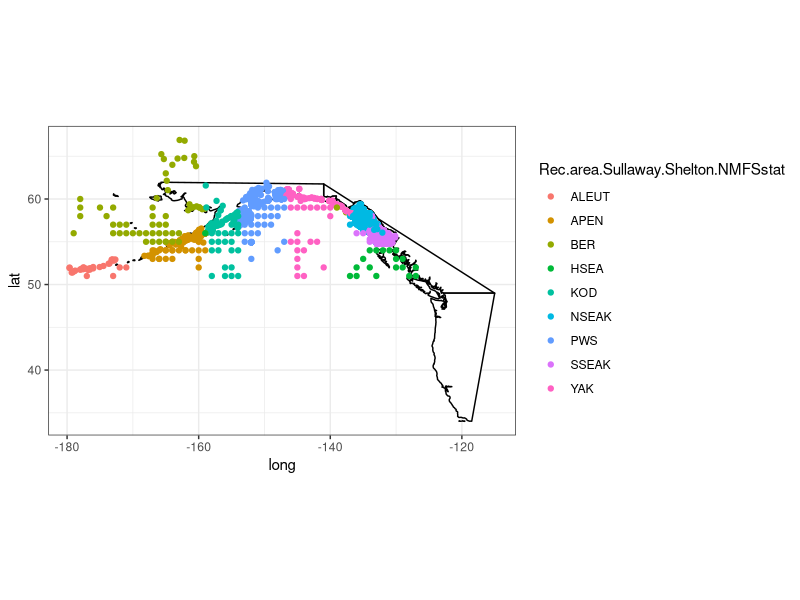

The R script that drew this image: (Note: this script raises an error after producing the figure.)
library(tidyverse)
library(here)
#this file creates a new column in our lookup code file that has Alaska assignments for the NMFS stat areas and then saves it at the end. 

#write.csv(dat_recovery, "dat_recovery.csv")
#reassigning spatial bounds 
codes = read_csv("data/recovery codes-wietkamp+shelton 12-2018 two PUSO.csv") %>%
 # select(c(1:10, 17)) %>%
 # filter(state.prov == 1) %>%
  mutate(recovery_location_code = location_code) %>%
  select(-c(Rec.area.Sullaway.Shelton.NMFSstat)) #remove previous versions for joining
#%>%
 # select(-c("latitude", "longitude"))

location = read.csv("data/locations.txt") %>%
 select(c("location_code","rmis_latitude","rmis_longitude", "description")) %>%
 rename(recovery_location_code = location_code, recovery_description = description,
                latitude=rmis_latitude, longitude = rmis_longitude) %>%
 distinct(recovery_location_code, .keep_all = TRUE)   #took out duplicate recovery codes, keep.all = keeps the first row of values for each recovery code
 

#easier to assign codes that have lat/longs - start with those. Join on the location file to the codes to get the descriptions and lat/longs when applicable. 
temp_lat_long <- left_join(codes, location, by=c("recovery_location_code")) %>%
  filter(`state/prov` %in% c(1,7)) %>%
  #filter(str_detect(tolower(recovery_location_code), "^1")) %>% #Just pulls AK recoveries 
  filter(!is.na(latitude)) %>% 
  separate(recovery_description, into = c("sea", "sector", "hemi", "Bearing", "stat_area"), sep = ",") %>%
  separate(stat_area, into = c("area_info", "stat_area"), sep = 24) %>%
  mutate(longitude = case_when(longitude > 100 ~ longitude * -1,
                               TRUE ~ longitude)) %>% # (-)'s left off of some of the longitudes 
  filter(latitude > 50) %>%
  mutate(Rec.area.Sullaway.Shelton.NMFSstat = case_when(
    Rec.area.Sullaway.Shelton.YAK_SOR_NCA == "NSEAK SSEAK" ~ "NSEAK SSEAK",
    Rec.area.Sullaway.Shelton.YAK_SOR_NCA == "NSEAK" ~ "NSEAK",
    Rec.area.Sullaway.Shelton.YAK_SOR_NCA == "SSEAK" ~ "SSEAK",
    Rec.area.Sullaway.Shelton.YAK_SOR_NCA == "YAK" ~ "YAK", #Ole already assigned these, so they will just carry over
    sector== " SECTOR 4"~ "BER",
    longitude > -140 & latitude > 55.5   ~  "NSEAK", #"X650",
    longitude < -140 & longitude > -147 | longitude == -140 ~ "YAK", #"X640",
    longitude < -147 & longitude > -154 | longitude == -147 ~ "PWS", #"X630",
    longitude < -154 & longitude > -159 | longitude == -154 ~ "KOD", #"X620",
    latitude > 59 & longitude < -160 ~ "BER",
    longitude < -159 & longitude > -170 | longitude == -159 & latitude < 55 ~ "APEN",  #"X610",
    longitude == -172 & latitude < 55 ~ "APEN", #an odd ball on the south side of aluetian islands in sector 3
    Rec.area.Sullaway.Shelton.YAK_SOR_NCA == "ALEUT" ~ "ALEUT",
    latitude < 55.5 & longitude > -140 ~ Rec.area.Sullaway.Shelton.YAK_SOR_NCA,
         TRUE ~ Rec.area.Sullaway.Shelton.YAK_SOR_NCA)) %>%
  mutate(Rec.area.Sullaway.Shelton.NMFSstat = case_when(Rec.area.Sullaway.Shelton.NMFSstat == "BER" & sector == " Region 1" ~ "YAK",
                                                        Bearing == "District 186" ~ "YAK",
                                                        Rec.area.Sullaway.Shelton.NMFSstat == "YAK" & longitude > -137 & latitude < 58  ~ "NSEAK", #SOME OF THE YAK'S ARENT ASSIGNING CORRECLTY THIS WILL FIX IT. 
                                                        Rec.area.Sullaway.Shelton.NMFSstat %in% c("APEN", "HSEA") & latitude < 52 & longitude < -170 ~ "ALEUT",
                                                        Rec.area.Sullaway.Shelton.NMFSstat == "APEN" & latitude > 57 ~ "BER",
                                                        Rec.area.Sullaway.Shelton.NMFSstat == "BER" & latitude < 54 & longitude < -170 ~ "ALEUT",
                                                        Rec.area.Sullaway.Shelton.NMFSstat == "NSEAK" & latitude > 58 & longitude < -136.5 ~ "BER",
                                                        Rec.area.Sullaway.Shelton.NMFSstat == "BER" & latitude < 55 ~ "APEN",
                                                        Rec.area.Sullaway.Shelton.NMFSstat == "HSEA" & latitude == 55 ~ "SSEAK",
                                                        Rec.area.Sullaway.Shelton.NMFSstat == "NSEAK" & latitude == 56 ~ "SSEAK",
                                                        Rec.area.Sullaway.Shelton.NMFSstat == "YAK" & longitude > - 136.5 ~ "NSEAK",
                                                                       TRUE ~ Rec.area.Sullaway.Shelton.NMFSstat))#TWO Yak and one SSEAK is out of line - will come back to those later. 

 test <- temp_lat_long %>%
filter(Rec.area.Sullaway.Shelton.NMFSstat == "BER")
#plot and check to see if assignment worked
base <- world <- map_data("world") %>%  subset(region %in% c("USA", "Canada")) %>%
    filter(!group== 1511, !group== 1518, !group==1515, !group==1508, !group==1502, !group==1509) %>%
    filter(!long > -115) %>%
    filter(!lat < 34) %>%
    filter(!lat > 62) %>%
    filter(!long < -173) %>% 
    ggplot( ) +
    geom_polygon(aes(x = long, y = lat, group = group), fill = "white", color = "black") +
    coord_fixed(1.3)

base +  geom_point(data = temp_lat_long, mapping = aes(x = longitude, y = latitude, color = Rec.area.Sullaway.Shelton.NMFSstat)) +
    theme_bw()
    
#seperate process for codes without a latitude 
temp_NA <- left_join(codes, location, by=c("recovery_location_code")) %>%
  filter(`state/prov` %in% c(1,7)) %>%
  filter(is.na(latitude)) %>% 
  mutate(recovery_description = as.character(recovery_description)) %>%
  mutate(recovery_description = case_when(is.na(recovery_description) ~ description,
                                           TRUE ~ recovery_description)) %>%
  separate(recovery_description, into = c("sea", "sector", "hemi", "Bearing", "stat_area"), sep = ",", remove = FALSE) %>%
  separate(stat_area, into = c("area_info", "stat_area"), sep = 24, remove = FALSE) %>%
  mutate(Rec.area.Sullaway.Shelton.NMFSstat = case_when(
    name == "HIGH SEAS 3 N" ~ "YAK PWS KOD APEN BER",  
    name == "HIGH SEAS 3 N W" ~ "YAK PWS KOD APEN BER",
    sector== " SECTOR 4"~ "BER",
    stat_area == "610" ~ "APEN",#"X610",
    stat_area == "620" ~ "KOD", #"X620",
    stat_area == "621" ~ "KOD", #621 = typo? put it into KOD bc that is 620 
    stat_area == "630" ~ "PWS", #"X630", 
    stat_area == "640" ~ "YAK", #"X640",
    stat_area == "649" ~ "YAK", #north part of PWS on the YAK side. 
    Rec.area.Sullaway.Shelton.YAK_SOR_NCA == "YAK" ~ "YAK",  #"X640", Yakutat assignments will stay the same, keeping the cut past -140. 
    Rec.area.Sullaway.Shelton.YAK_SOR_NCA == "NSEAK" ~ "NSEAK", #"X650", these assignments didnt change
    Rec.area.Sullaway.Shelton.YAK_SOR_NCA == "SSEAK" ~ "SSEAK", #These assignments didnt change 
    Rec.area.Sullaway.Shelton.YAK_SOR_NCA == "CISS" ~ "PWS", #CISS = Cook Inlet
    Rec.area.Sullaway.Shelton.YAK_SOR_NCA == "BER" ~ "BER", #These assignments didnt change 
    Rec.area.Sullaway.Shelton.YAK_SOR_NCA == "NSEAK SSEAK" ~ "NSEAK SSEAK",
    Rec.area.Sullaway.Shelton.YAK_SOR_NCA == "APEN" ~ "APEN",
    Rec.area.Sullaway.Shelton.YAK_SOR_NCA == "PWS CISS KOD AKPEN BER" ~ "PWS KOD APEN BER",
      #PWS/YAK AREA
    Bearing %in% c(" District 225" , " District 222",  " District 223", " District 224", " District 226", " District 227", " District 229") ~ "PWS", #"X630",
    recovery_description == "Alaska marine, Region 2, Quadrant PW" ~ "YAK",  
      ## ^^ there are 186 with this vague code: "AK M 2 PW" assigned to YAK. all from net/siene fishery. 
    Bearing %in% c(" District 221", " District 212", " District 228")  ~ "YAK", #"X640",
      #KOD AREA I looked over all the descriptions and districts, they are all well within the 630 area, thus we can broadly assign them into it without parcing. 
    Rec.area.Sullaway.Shelton.YAK_SOR_NCA == "KOD" ~ "PWS",  #"X630"
      #APEN - already assigned using stat area
    Rec.area.Sullaway.Shelton.YAK_SOR_NCA == "PWS" ~ "PWS",  
    Rec.area.Sullaway.Shelton.YAK_SOR_NCA == "ALEUT" ~ "ALEUT",  
    Rec.area.Sullaway.Shelton.YAK_SOR_NCA == "HSEA" ~ "HSEA",  
    sector== " SECTOR 5"~ "BER",
    TRUE ~ "FIX_ME")) 

 #BIND AND then create your NEW column in code assignment. 
temp1 <-temp_lat_long %>% 
   select(recovery_location_code, Rec.area.Sullaway.Shelton.NMFSstat)
temp2 <- temp_NA %>%
   select(recovery_location_code, Rec.area.Sullaway.Shelton.NMFSstat)

#COMBINE ALL CODES AND REMOVE DUPLICATES 
codes_stat_area<-rbind(temp1, temp2) %>% 
  unite(temp, c(recovery_location_code, Rec.area.Sullaway.Shelton.NMFSstat)) 
codes_stat_area<-  as.data.frame(unique(codes_stat_area$temp)) %>%
  rename(temp= "unique(codes_stat_area$temp)") %>%
  separate(temp, into = c("recovery_location_code", "Rec.area.Sullaway.Shelton.NMFSstat"), sep = "_") 

#CREATE NEW COLUMN AND BRING IN NON-ALASKA CODES 
join<- left_join(codes, codes_stat_area, by = c("recovery_location_code")) %>%
  mutate(Rec.area.Sullaway.Shelton.NMFSstat = case_when(is.na(Rec.area.Sullaway.Shelton.NMFSstat) ~ Rec.area.Sullaway.Shelton.YAK_SOR_NCA,
                                                        Rec.area.Sullaway.Shelton.NMFSstat == "FIX_ME" ~ Rec.area.Sullaway.Shelton.YAK_SOR_NCA, 
                                                        TRUE~Rec.area.Sullaway.Shelton.NMFSstat)) 

####################
#in script RMIS.R after codes area assigned, some still do not get assigned, this can be used to add in those assignments. 
na <- read.csv("data/missing_codes.csv")

base <- world <- map_data("world") %>%  subset(region %in% c("USA", "Canada")) %>%
  filter(!group== 1511, !group== 1518, !group==1515, !group==1508, !group==1502, !group==1509) %>%
  filter(!long > -115) %>%
  filter(!lat < 34) %>%
  filter(!lat > 62) %>%
  filter(!long < -173) %>% 
  ggplot( ) +
  geom_polygon(aes(x = long, y = lat, group = group), fill = "white", color = "black") +
  coord_fixed(1.3)

base +  geom_point(data = bc_na, mapping = aes(x = longitude, y = latitude, color = Rec.area.Sullaway.Shelton.NMFSstat)) +
  theme_bw()

ak_na<-na %>% 
  filter(str_detect(tolower(recovery_location_code), "^1")) %>% #Just pulls AK recoveries 
  separate(recovery_description, into = c("sea", "sector", "hemi", "Bearing", "stat_area"), sep = ",") %>%
  separate(stat_area, into = c("area_info", "stat_area"), sep = 24) %>%
  mutate(Rec.area.Sullaway.Shelton.NMFSstat = case_when(
    longitude > -155 & longitude < -145 ~ "PWS",
    longitude < -170 ~ "ALEUT", 
    hemi == " HOMER" ~ "KOD",
    hemi %in% c(" GUSTAVUS"," ELFIN COVE", " JUNEAU", " SITKA" ) ~ "NSEAK",    
    hemi %in% c(" PETERSBURG", " WRANGELL" ) ~ "SSEAK",    
    TRUE ~ "FIX")) 


bc_na<-na %>% 
  filter(str_detect(tolower(recovery_location_code), "^2")) %>% #Just pulls AK recoveries 
  separate(recovery_description, into = c("sea", "rest"), sep = ":") %>%
  separate(rest, into = c("delete", "area_code", "location", "location_cont", "another_code"), sep = " ") %>%
  separate(sea, into = c("stat_area", "delete"), sep = " ") %>%
  select(-c(delete)) %>%
  mutate(na_code = str_sub(recovery_location_code, start = 4, end = 5)) %>% #pulls out specific parts of the code useful for assignments 
  mutate(Rec.area.Sullaway.Shelton.NMFSstat = case_when(
    stat_area %in% c("NN", "NSPT") ~ "NBC", 
    stat_area %in% c("CNG", "CSPT") ~ "CBC", 
    stat_area %in% c("GSPTS", "GSRESSPT", "GSSPTC", "JSSSPT", "GSPTN") ~ "SGEO", 
    stat_area %in% c("NWTR") ~ "NWVI", 
    location %in% c("GILLAM") ~ "NWVI",
    na_code == "27" & latitude > 49.382966 ~ "NWVI",
    na_code == "27" & latitude < 49.382966 ~ "SWVI",
    stat_area %in% c("JFSPT") ~ "SWVI",   
    na_code == "25" ~ "NBC",
    na_code == "26" ~ "CBC",
    na_code == "61" ~ "SGEO",
    na_code == "27" ~ "NWVI", # THERE ARE three codes left with no descriptions etc but the codes have similiar regions to the NWVI codes 27's and 25's so it is very likely that is where they belong. 
    na_code %in% c("08", "SK") ~ "NWVI", # rec loc code below, but for some reason that didnt work to assign it, so I did it using the NA_code, which is unique for both of these
    #recovery_location_code %in% c("2MNSKP004 000", "2MS08M302 000") ~ "NWVI", #These codes have no information, but they sort close to NWVI codes...so I put them there 
    TRUE ~ stat_area)) 

base +  geom_point(data = bc_na, mapping = aes(x = longitude, y = latitude, color = Rec.area.Sullaway.Shelton.NMFSstat)) +
  theme_bw()
ak_na<-ak_na %>%
  select(c(recovery_location_code, latitude, longitude, Rec.area.Sullaway.Shelton.NMFSstat ))
bc_na<-bc_na %>%
  select(c(recovery_location_code, latitude, longitude, Rec.area.Sullaway.Shelton.NMFSstat ))

na_assigned <- rbind(ak_na, bc_na) %>%
  mutate(id= NA, `state/prov` = str_sub(recovery_location_code, start = 1, end = 1)) %>%
  mutate(`F/M` = "M") %>%
  mutate(location_code = recovery_location_code) %>%
  mutate(location_type = NA, name= NA, psc_basin = NA, psc_region = NA, description = NA, rmpc_region = NA, rmpc_basin = NA, `Rec.area-W`= NA, Rec.area.Shelton = NA, Rec.area.Shelton2=NA, Rec.area.Shelton3=NA,Rec.area.Sullaway.Shelton=NA, Rec.area.Sullaway.Shelton.two.Oregon =NA,Rec.area.Sullaway.Shelton.SOR_NCA=NA, Rec.area.Sullaway.Shelton.YAK_SOR_NCA=NA) %>%
  select(-c(latitude, longitude))

#add these codes to the bottom of the master code file. 
all_codes<-rbind(join, na_assigned) %>%
  select(-c(id)) %>%
  mutate(id = row_number())
#write.csv(all_codes, "data/recovery codes-wietkamp+shelton 12-2018 two PUSO.csv")


